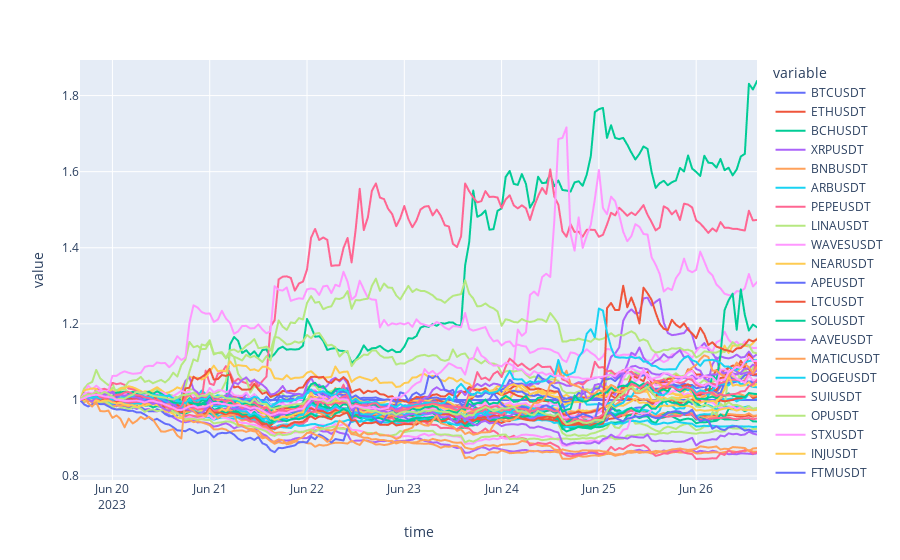

Notebook code cell kept with this figure:
### Code cell
fig = px.line(rel_week, x = rel_week.index, y = rel_week.columns)
fig.show()

### Figure 1 — Plotly figure (JSON) as saved in the notebook; plotly's stock layout.template omitted (floating-point values rounded to 4 significant figures; data arrays with more than 128 entries replaced by an {"elided": "..."} marker saying what was removed)
{"data": [{"hovertemplate": "variable=BTCUSDT<br>time=%{x}<br>value=%{y}<extra></extra>", "legendgroup": "BTCUSDT", "line": {"color": "#636efa", "dash": "solid"}, "marker": {"symbol": "circle"}, "mode": "lines", "name": "BTCUSDT", "showlegend": true, "type": "scattergl", "x": {"elided": "168 str values"}, "xaxis": "x", "y": {"elided": "168 int values"}, "yaxis": "y"}, {"hovertemplate": "variable=ETHUSDT<br>time=%{x}<br>value=%{y}<extra></extra>", "legendgroup": "ETHUSDT", "line": {"color": "#EF553B", "dash": "solid"}, "marker": {"symbol": "circle"}, "mode": "lines", "name": "ETHUSDT", "showlegend": true, "type": "scattergl", "x": {"elided": "168 str values"}, "xaxis": "x", "y": {"elided": "168 float values"}, "yaxis": "y"}, {"hovertemplate": "variable=BCHUSDT<br>time=%{x}<br>value=%{y}<extra></extra>", "legendgroup": "BCHUSDT", "line": {"color": "#00cc96", "dash": "solid"}, "marker": {"symbol": "circle"}, "mode": "lines", "name": "BCHUSDT", "showlegend": true, "type": "scattergl", "x": {"elided": "168 str values"}, "xaxis": "x", "y": {"elided": "168 float values"}, "yaxis": "y"}, {"hovertemplate": "variable=XRPUSDT<br>time=%{x}<br>value=%{y}<extra></extra>", "legendgroup": "XRPUSDT", "line": {"color": "#ab63fa", "dash": "solid"}, "marker": {"symbol": "circle"}, "mode": "lines", "name": "XRPUSDT", "showlegend": true, "type": "scattergl", "x": {"elided": "168 str values"}, "xaxis": "x", "y": {"elided": "168 float values"}, "yaxis": "y"}, {"hovertemplate": "variable=BNBUSDT<br>time=%{x}<br>value=%{y}<extra></extra>", "legendgroup": "BNBUSDT", "line": {"color": "#FFA15A", "dash": "solid"}, "marker": {"symbol": "circle"}, "mode": "lines", "name": "BNBUSDT", "showlegend": true, "type": "scattergl", "x": {"elided": "168 str values"}, "xaxis": "x", "y": {"elided": "168 float values"}, "yaxis": "y"}, {"hovertemplate": "variable=ARBUSDT<br>time=%{x}<br>value=%{y}<extra></extra>", "legendgroup": "ARBUSDT", "line": {"color": "#19d3f3", "dash": "solid"}, "marker": {"symbol": "circle"}, "mode": "lines", "name": "ARBUSDT", "showlegend": true, "type": "scattergl", "x": {"elided": "168 str values"}, "xaxis": "x", "y": {"elided": "168 float values"}, "yaxis": "y"}, {"hovertemplate": "variable=PEPEUSDT<br>time=%{x}<br>value=%{y}<extra></extra>", "legendgroup": "PEPEUSDT", "line": {"color": "#FF6692", "dash": "solid"}, "marker": {"symbol": "circle"}, "mode": "lines", "name": "PEPEUSDT", "showlegend": true, "type": "scattergl", "x": {"elided": "168 str values"}, "xaxis": "x", "y": {"elided": "168 float values"}, "yaxis": "y"}, {"hovertemplate": "variable=LINAUSDT<br>time=%{x}<br>value=%{y}<extra></extra>", "legendgroup": "LINAUSDT", "line": {"color": "#B6E880", "dash": "solid"}, "marker": {"symbol": "circle"}, "mode": "lines", "name": "LINAUSDT", "showlegend": true, "type": "scattergl", "x": {"elided": "168 str values"}, "xaxis": "x", "y": {"elided": "168 float values"}, "yaxis": "y"}, {"hovertemplate": "variable=WAVESUSDT<br>time=%{x}<br>value=%{y}<extra></extra>", "legendgroup": "WAVESUSDT", "line": {"color": "#FF97FF", "dash": "solid"}, "marker": {"symbol": "circle"}, "mode": "lines", "name": "WAVESUSDT", "showlegend": true, "type": "scattergl", "x": {"elided": "168 str values"}, "xaxis": "x", "y": {"elided": "168 float values"}, "yaxis": "y"}, {"hovertemplate": "variable=NEARUSDT<br>time=%{x}<br>value=%{y}<extra></extra>", "legendgroup": "NEARUSDT", "line": {"color": "#FECB52", "dash": "solid"}, "marker": {"symbol": "circle"}, "mode": "lines", "name": "NEARUSDT", "showlegend": true, "type": "scattergl", "x": {"elided": "168 str values"}, "xaxis": "x", "y": {"elided": "168 float values"}, "yaxis": "y"}, {"hovertemplate": "variable=APEUSDT<br>time=%{x}<br>value=%{y}<extra></extra>", "legendgroup": "APEUSDT", "line": {"color": "#636efa", "dash": "solid"}, "marker": {"symbol": "circle"}, "mode": "lines", "name": "APEUSDT", "showlegend": true, "type": "scattergl", "x": {"elided": "168 str values"}, "xaxis": "x", "y": {"elided": "168 float values"}, "yaxis": "y"}, {"hovertemplate": "variable=LTCUSDT<br>time=%{x}<br>value=%{y}<extra></extra>", "legendgroup": "LTCUSDT", "line": {"color": "#EF553B", "dash": "solid"}, "marker": {"symbol": "circle"}, "mode": "lines", "name": "LTCUSDT", "showlegend": true, "type": "scattergl", "x": {"elided": "168 str values"}, "xaxis": "x", "y": {"elided": "168 float values"}, "yaxis": "y"}, {"hovertemplate": "variable=SOLUSDT<br>time=%{x}<br>value=%{y}<extra></extra>", "legendgroup": "SOLUSDT", "line": {"color": "#00cc96", "dash": "solid"}, "marker": {"symbol": "circle"}, "mode": "lines", "name": "SOLUSDT", "showlegend": true, "type": "scattergl", "x": {"elided": "168 str values"}, "xaxis": "x", "y": {"elided": "168 float values"}, "yaxis": "y"}, {"hovertemplate": "variable=AAVEUSDT<br>time=%{x}<br>value=%{y}<extra></extra>", "legendgroup": "AAVEUSDT", "line": {"color": "#ab63fa", "dash": "solid"}, "marker": {"symbol": "circle"}, "mode": "lines", "name": "AAVEUSDT", "showlegend": true, "type": "scattergl", "x": {"elided": "168 str values"}, "xaxis": "x", "y": {"elided": "168 float values"}, "yaxis": "y"}, {"hovertemplate": "variable=MATICUSDT<br>time=%{x}<br>value=%{y}<extra></extra>", "legendgroup": "MATICUSDT", "line": {"color": "#FFA15A", "dash": "solid"}, "marker": {"symbol": "circle"}, "mode": "lines", "name": "MATICUSDT", "showlegend": true, "type": "scattergl", "x": {"elided": "168 str values"}, "xaxis": "x", "y": {"elided": "168 float values"}, "yaxis": "y"}, {"hovertemplate": "variable=DOGEUSDT<br>time=%{x}<br>value=%{y}<extra></extra>", "legendgroup": "DOGEUSDT", "line": {"color": "#19d3f3", "dash": "solid"}, "marker": {"symbol": "circle"}, "mode": "lines", "name": "DOGEUSDT", "showlegend": true, "type": "scattergl", "x": {"elided": "168 str values"}, "xaxis": "x", "y": {"elided": "168 float values"}, "yaxis": "y"}, {"hovertemplate": "variable=SUIUSDT<br>time=%{x}<br>value=%{y}<extra></extra>", "legendgroup": "SUIUSDT", "line": {"color": "#FF6692", "dash": "solid"}, "marker": {"symbol": "circle"}, "mode": "lines", "name": "SUIUSDT", "showlegend": true, "type": "scattergl", "x": {"elided": "168 str values"}, "xaxis": "x", "y": {"elided": "168 float values"}, "yaxis": "y"}, {"hovertemplate": "variable=OPUSDT<br>time=%{x}<br>value=%{y}<extra></extra>", "legendgroup": "OPUSDT", "line": {"color": "#B6E880", "dash": "solid"}, "marker": {"symbol": "circle"}, "mode": "lines", "name": "OPUSDT", "showlegend": true, "type": "scattergl", "x": {"elided": "168 str values"}, "xaxis": "x", "y": {"elided": "168 float values"}, "yaxis": "y"}, {"hovertemplate": "variable=STXUSDT<br>time=%{x}<br>value=%{y}<extra></extra>", "legendgroup": "STXUSDT", "line": {"color": "#FF97FF", "dash": "solid"}, "marker": {"symbol": "circle"}, "mode": "lines", "name": "STXUSDT", "showlegend": true, "type": "scattergl", "x": {"elided": "168 str values"}, "xaxis": "x", "y": {"elided": "168 float values"}, "yaxis": "y"}, {"hovertemplate": "variable=INJUSDT<br>time=%{x}<br>value=%{y}<extra></extra>", "legendgroup": "INJUSDT", "line": {"color": "#FECB52", "dash": "solid"}, "marker": {"symbol": "circle"}, "mode": "lines", "name": "INJUSDT", "showlegend": true, "type": "scattergl", "x": {"elided": "168 str values"}, "xaxis": "x", "y": {"elided": "168 float values"}, "yaxis": "y"}, {"hovertemplate": "variable=FTMUSDT<br>time=%{x}<br>value=%{y}<extra></extra>", "legendgroup": "FTMUSDT", "line": {"color": "#636efa", "dash": "solid"}, "marker": {"symbol": "circle"}, "mode": "lines", "name": "FTMUSDT", "showlegend": true, "type": "scattergl", "x": {"elided": "168 str values"}, "xaxis": "x", "y": {"elided": "168 float values"}, "yaxis": "y"}, {"hovertemplate": "variable=UNIUSDT<br>time=%{x}<br>value=%{y}<extra></extra>", "legendgroup": "UNIUSDT", "line": {"color": "#EF553B", "dash": "solid"}, "marker": {"symbol": "circle"}, "mode": "lines", "name": "UNIUSDT", "showlegend": true, "type": "scattergl", "x": {"elided": "168 str values"}, "xaxis": "x", "y": {"elided": "168 float values"}, "yaxis": "y"}, {"hovertemplate": "variable=APTUSDT<br>time=%{x}<br>value=%{y}<extra></extra>", "legendgroup": "APTUSDT", "line": {"color": "#00cc96", "dash": "solid"}, "marker": {"symbol": "circle"}, "mode": "lines", "name": "APTUSDT", "showlegend": true, "type": "scattergl", "x": {"elided": "168 str values"}, "xaxis": "x", "y": {"elided": "168 float values"}, "yaxis": "y"}, {"hovertemplate": "variable=ARPAUSDT<br>time=%{x}<br>value=%{y}<extra></extra>", "legendgroup": "ARPAUSDT", "line": {"color": "#ab63fa", "dash": "solid"}, "marker": {"symbol": "circle"}, "mode": "lines", "name": "ARPAUSDT", "showlegend": true, "type": "scattergl", "x": {"elided": "168 str values"}, "xaxis": "x", "y": {"elided": "168 float values"}, "yaxis": "y"}, {"hovertemplate": "variable=DOTUSDT<br>time=%{x}<br>value=%{y}<extra></extra>", "legendgroup": "DOTUSDT", "line": {"color": "#FFA15A", "dash": "solid"}, "marker": {"symbol": "circle"}, "mode": "lines", "name": "DOTUSDT", "showlegend": true, "type": "scattergl", "x": {"elided": "168 str values"}, "xaxis": "x", "y": {"elided": "168 float values"}, "yaxis": "y"}, {"hovertemplate": "variable=FILUSDT<br>time=%{x}<br>value=%{y}<extra></extra>", "legendgroup": "FILUSDT", "line": {"color": "#19d3f3", "dash": "solid"}, "marker": {"symbol": "circle"}, "mode": "lines", "name": "FILUSDT", "showlegend": true, "type": "scattergl", "x": {"elided": "168 str values"}, "xaxis": "x", "y": {"elided": "168 float values"}, "yaxis": "y"}, {"hovertemplate": "variable=SHIBUSDT<br>time=%{x}<br>value=%{y}<extra></extra>", "legendgroup": "SHIBUSDT", "line": {"color": "#FF6692", "dash": "solid"}, "marker": {"symbol": "circle"}, "mode": "lines", "name": "SHIBUSDT", "showlegend": true, "type": "scattergl", "x": {"elided": "168 str values"}, "xaxis": "x", "y": {"elided": "168 float values"}, "yaxis": "y"}, {"hovertemplate": "variable=CFXUSDT<br>time=%{x}<br>value=%{y}<extra></extra>", "legendgroup": "CFXUSDT", "line": {"color": "#B6E880", "dash": "solid"}, "marker": {"symbol": "circle"}, "mode": "lines", "name": "CFXUSDT", "showlegend": true, "type": "scattergl", "x": {"elided": "168 str values"}, "xaxis": "x", "y": {"elided": "168 float values"}, "yaxis": "y"}, {"hovertemplate": "variable=CAKEUSDT<br>time=%{x}<br>value=%{y}<extra></extra>", "legendgroup": "CAKEUSDT", "line": {"color": "#FF97FF", "dash": "solid"}, "marker": {"symbol": "circle"}, "mode": "lines", "name": "CAKEUSDT", "showlegend": true, "type": "scattergl", "x": {"elided": "168 str values"}, "xaxis": "x", "y": {"elided": "168 float values"}, "yaxis": "y"}, {"hovertemplate": "variable=ADAUSDT<br>time=%{x}<br>value=%{y}<extra></extra>", "legendgroup": "ADAUSDT", "line": {"color": "#FECB52", "dash": "solid"}, "marker": {"symbol": "circle"}, "mode": "lines", "name": "ADAUSDT", "showlegend": true, "type": "scattergl", "x": {"elided": "168 str values"}, "xaxis": "x", "y": {"elided": "168 float values"}, "yaxis": "y"}, {"hovertemplate": "variable=AVAXUSDT<br>time=%{x}<br>value=%{y}<extra></extra>", "legendgroup": "AVAXUSDT", "line": {"color": "#636efa", "dash": "solid"}, "marker": {"symbol": "circle"}, "mode": "lines", "name": "AVAXUSDT", "showlegend": true, "type": "scattergl", "x": {"elided": "168 str values"}, "xaxis": "x", "y": {"elided": "168 float values"}, "yaxis": "y"}, {"hovertemplate": "variable=MAGICUSDT<br>time=%{x}<br>value=%{y}<extra></extra>", "legendgroup": "MAGICUSDT", "line": {"color": "#EF553B", "dash": "solid"}, "marker": {"symbol": "circle"}, "mode": "lines", "name": "MAGICUSDT", "showlegend": true, "type": "scattergl", "x": {"elided": "168 str values"}, "xaxis": "x", "y": {"elided": "168 float values"}, "yaxis": "y"}, {"hovertemplate": "variable=BSWUSDT<br>time=%{x}<br>value=%{y}<extra></extra>", "legendgroup": "BSWUSDT", "line": {"color": "#00cc96", "dash": "solid"}, "marker": {"symbol": "circle"}, "mode": "lines", "name": "BSWUSDT", "showlegend": true, "type": "scattergl", "x": {"elided": "168 str values"}, "xaxis": "x", "y": {"elided": "168 float values"}, "yaxis": "y"}, {"hovertemplate": "variable=LINKUSDT<br>time=%{x}<br>value=%{y}<extra></extra>", "legendgroup": "LINKUSDT", "line": {"color": "#ab63fa", "dash": "solid"}, "marker": {"symbol": "circle"}, "mode": "lines", "name": "LINKUSDT", "showlegend": true, "type": "scattergl", "x": {"elided": "168 str values"}, "xaxis": "x", "y": {"elided": "168 float values"}, "yaxis": "y"}, {"hovertemplate": "variable=EURUSDT<br>time=%{x}<br>value=%{y}<extra></extra>", "legendgroup": "EURUSDT", "line": {"color": "#FFA15A", "dash": "solid"}, "marker": {"symbol": "circle"}, "mode": "lines", "name": "EURUSDT", "showlegend": true, "type": "scattergl", "x": {"elided": "168 str values"}, "xaxis": "x", "y": {"elided": "168 float values"}, "yaxis": "y"}, {"hovertemplate": "variable=XMRUSDT<br>time=%{x}<br>value=%{y}<extra></extra>", "legendgroup": "XMRUSDT", "line": {"color": "#19d3f3", "dash": "solid"}, "marker": {"symbol": "circle"}, "mode": "lines", "name": "XMRUSDT", "showlegend": true, "type": "scattergl", "x": {"elided": "168 str values"}, "xaxis": "x", "y": {"elided": "168 float values"}, "yaxis": "y"}, {"hovertemplate": "variable=ETCUSDT<br>time=%{x}<br>value=%{y}<extra></extra>", "legendgroup": "ETCUSDT", "line": {"color": "#FF6692", "dash": "solid"}, "marker": {"symbol": "circle"}, "mode": "lines", "name": "ETCUSDT", "showlegend": true, "type": "scattergl", "x": {"elided": "168 str values"}, "xaxis": "x", "y": {"elided": "168 float values"}, "yaxis": "y"}, {"hovertemplate": "variable=TRXUSDT<br>time=%{x}<br>value=%{y}<extra></extra>", "legendgroup": "TRXUSDT", "line": {"color": "#B6E880", "dash": "solid"}, "marker": {"symbol": "circle"}, "mode": "lines", "name": "TRXUSDT", "showlegend": true, "type": "scattergl", "x": {"elided": "168 str values"}, "xaxis": "x", "y": {"elided": "168 float values"}, "yaxis": "y"}, {"hovertemplate": "variable=RDNTUSDT<br>time=%{x}<br>value=%{y}<extra></extra>", "legendgroup": "RDNTUSDT", "line": {"color": "#FF97FF", "dash": "solid"}, "marker": {"symbol": "circle"}, "mode": "lines", "name": "RDNTUSDT", "showlegend": true, "type": "scattergl", "x": {"elided": "168 str values"}, "xaxis": "x", "y": {"elided": "168 float values"}, "yaxis": "y"}, {"hovertemplate": "variable=EOSUSDT<br>time=%{x}<br>value=%{y}<extra></extra>", "legendgroup": "EOSUSDT", "line": {"color": "#FECB52", "dash": "solid"}, "marker": {"symbol": "circle"}, "mode": "lines", "name": "EOSUSDT", "showlegend": true, "type": "scattergl", "x": {"elided": "168 str values"}, "xaxis": "x", "y": {"elided": "168 float values"}, "yaxis": "y"}, {"hovertemplate": "variable=MTLUSDT<br>time=%{x}<br>value=%{y}<extra></extra>", "legendgroup": "MTLUSDT", "line": {"color": "#636efa", "dash": "solid"}, "marker": {"symbol": "circle"}, "mode": "lines", "name": "MTLUSDT", "showlegend": true, "type": "scattergl", "x": {"elided": "168 str values"}, "xaxis": "x", "y": {"elided": "168 float values"}, "yaxis": "y"}, {"hovertemplate": "variable=COMPUSDT<br>time=%{x}<br>value=%{y}<extra></extra>", "legendgroup": "COMPUSDT", "line": {"color": "#EF553B", "dash": "solid"}, "marker": {"symbol": "circle"}, "mode": "lines", "name": "COMPUSDT", "showlegend": true, "type": "scattergl", "x": {"elided": "168 str values"}, "xaxis": "x", "y": {"elided": "168 float values"}, "yaxis": "y"}, {"hovertemplate": "variable=GALAUSDT<br>time=%{x}<br>value=%{y}<extra></extra>", "legendgroup": "GALAUSDT", "line": {"color": "#00cc96", "dash": "solid"}, "marker": {"symbol": "circle"}, "mode": "lines", "name": "GALAUSDT", "showlegend": true, "type": "scattergl", "x": {"elided": "168 str values"}, "xaxis": "x", "y": {"elided": "168 float values"}, "yaxis": "y"}, {"hovertemplate": "variable=RNDRUSDT<br>time=%{x}<br>value=%{y}<extra></extra>", "legendgroup": "RNDRUSDT", "line": {"color": "#ab63fa", "dash": "solid"}, "marker": {"symbol": "circle"}, "mode": "lines", "name": "RNDRUSDT", "showlegend": true, "type": "scattergl", "x": {"elided": "168 str values"}, "xaxis": "x", "y": {"elided": "168 float values"}, "yaxis": "y"}, {"hovertemplate": "variable=TOMOUSDT<br>time=%{x}<br>value=%{y}<extra></extra>", "legendgroup": "TOMOUSDT", "line": {"color": "#FFA15A", "dash": "solid"}, "marker": {"symbol": "circle"}, "mode": "lines", "name": "TOMOUSDT", "showlegend": true, "type": "scattergl", "x": {"elided": "168 str values"}, "xaxis": "x", "y": {"elided": "168 float values"}, "yaxis": "y"}, {"hovertemplate": "variable=ANKRUSDT<br>time=%{x}<br>value=%{y}<extra></extra>", "legendgroup": "ANKRUSDT", "line": {"color": "#19d3f3", "dash": "solid"}, "marker": {"symbol": "circle"}, "mode": "lines", "name": "ANKRUSDT", "showlegend": true, "type": "scattergl", "x": {"elided": "168 str values"}, "xaxis": "x", "y": {"elided": "168 float values"}, "yaxis": "y"}, {"hovertemplate": "variable=DYDXUSDT<br>time=%{x}<br>value=%{y}<extra></extra>", "legendgroup": "DYDXUSDT", "line": {"color": "#FF6692", "dash": "solid"}, "marker": {"symbol": "circle"}, "mode": "lines", "name": "DYDXUSDT", "showlegend": true, "type": "scattergl", "x": {"elided": "168 str values"}, "xaxis": "x", "y": {"elided": "168 float values"}, "yaxis": "y"}, {"hovertemplate": "variable=CRVUSDT<br>time=%{x}<br>value=%{y}<extra></extra>", "legendgroup": "CRVUSDT", "line": {"color": "#B6E880", "dash": "solid"}, "marker": {"symbol": "circle"}, "mode": "lines", "name": "CRVUSDT", "showlegend": true, "type": "scattergl", "x": {"elided": "168 str values"}, "xaxis": "x", "y": {"elided": "168 float values"}, "yaxis": "y"}, {"hovertemplate": "variable=VETUSDT<br>time=%{x}<br>value=%{y}<extra></extra>", "legendgroup": "VETUSDT", "line": {"color": "#FF97FF", "dash": "solid"}, "marker": {"symbol": "circle"}, "mode": "lines", "name": "VETUSDT", "showlegend": true, "type": "scattergl", "x": {"elided": "168 str values"}, "xaxis": "x", "y": {"elided": "168 float values"}, "yaxis": "y"}], "layout": {"legend": {"title": {"text": "variable"}, "tracegroupgap": 0}, "margin": {"t": 60}, "xaxis": {"anchor": "y", "domain": [0, 1], "title": {"text": "time"}}, "yaxis": {"anchor": "x", "domain": [0, 1], "title": {"text": "value"}}}}
